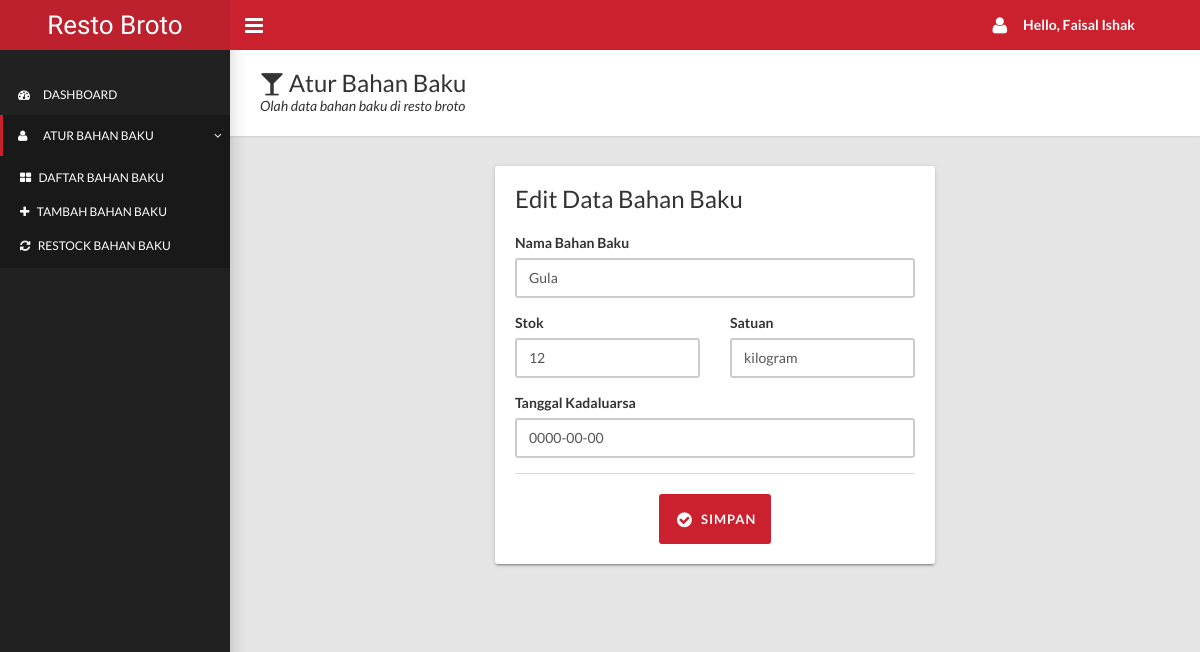
The page /pantry/bahan_edit.php?id=13 (signed in) on the database as committed earlier.
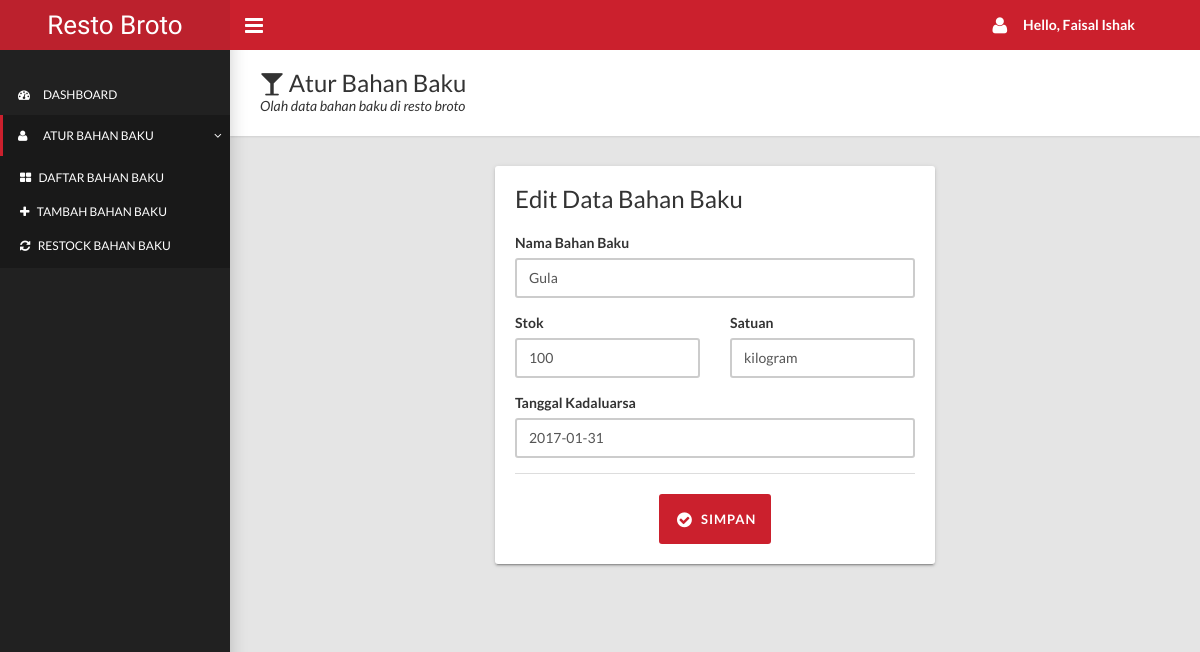
The same page on the database as committed later.
### tables this page shows
CREATE TABLE `bahanbaku` (
  `id_bahanbaku` int(11) NOT NULL,
  `nik` varchar(21) NOT NULL,
  `nama_bahanbaku` varchar(51) NOT NULL,
  `stok` float NOT NULL,
  `satuan` varchar(31) NOT NULL,
  `tgl_masuk` date NOT NULL,
  `tgl_kadaluarsa` date NOT NULL
);

### pantry/bahan_edit.php (the view, shortened to what this page needs)
<?php
  require_once "../proses/connection.php";
  if(isset($_GET['id'])) {
        $id_bahanbaku = $_GET['id'];
        $nama_bahanbaku = "";
        $stok = 0;
        $satuan = "";
        $tgl_kadaluarsa = "";
        $strQuery = "SELECT id_bahanbaku, nik, nama_bahanbaku, stok, satuan, tgl_kadaluarsa FROM bahanbaku WHERE id_bahanbaku = '$id_bahanbaku'";
        $query = mysqli_query($connection, $strQuery);
        if($query){
            $result = mysqli_fetch_array($query, MYSQLI_ASSOC);
            $nama_bahanbaku = $result['nama_bahanbaku'];
            $stok = $result['stok'];
            $satuan = $result['satuan'];
            $tgl_kadaluarsa = $result['tgl_kadaluarsa'];
        }
    }
?>
  <!DOCTYPE html>
  <html>
  <head>
    <link rel="stylesheet" type="text/css" href="../assets/css/style.css">
  </head>
  <body class="sidebar-mini fixed">
    <div class="wrapper">
      <header class="main-header hidden-print"><a href="#" class="logo">Resto Broto</a>
        <nav class="navbar navbar-static-top">
          <a href="#" data-toggle="offcanvas" class="sidebar-toggle"></a>
          <div class="navbar-custom-menu">
            <ul class="top-nav">
              <li class="dropdown">
                <a href="#" data-toggle="dropdown" role="button" aria-haspopup="true" aria-expanded="false" class="dropdown-toggle"><i class="fa fa-user fa-lg" style="margin-right: 16px;"></i><b>Hello, <?php echo $_SESSION['nama_pegawai'];?></b></a>
              </li>
            </ul>
          </div>
        </nav>
      </header>
      <aside class="main-sidebar hidden-print">
        <section class="sidebar">
          <ul class="sidebar-menu" style="padding-top: 24px;">
            <li><a href="index.php"><i class="fa fa-dashboard"></i><span>Dashboard</span></a></li>
            <li class="treeview active"><a href="#"><i class="fa fa-user"></i><span>Atur Bahan Baku</span><i class="fa fa-angle-right"></i></a>
              <ul class="treeview-menu">
                <li><a href="bahan_list.php"><i class="fa fa-th-large"></i> Daftar Bahan Baku</a></li>
                <li><a href="bahan_tambah.php"><i class="fa fa-plus"></i> Tambah Bahan Baku</a></li>
                <li><a href="bahan_tambah_restock.php"><i class="fa fa-refresh"></i> Restock Bahan Baku</a></li>
              </ul>
            </li>
          </ul>
        </section>
      </aside>
      <div class="content-wrapper">
        <div class="page-title">
          <div>
            <h1><i class="fa fa-glass"></i> Atur Bahan Baku</h1>
            <p>Olah data bahan baku di resto broto</p>
          </div>
        </div>
        <div class="row">
          <div class="col-md-3"></div>
          <div class="col-md-6">
            <div class="card">
              <h3 class="card-title">Edit Data Bahan Baku</h3>
              <div class="card-body">
                <form action="proses/bahan_edit_proses.php" method="POST">
                  <div class="form-group">
                    <label class="control-label">Nama Bahan Baku</label>
                    <input type="text" name="nama_bahanbaku" placeholder="Masukkan nama bahan baku" class="form-control" value="<?php echo $nama_bahanbaku;?>"
                      required>
                  </div>
                  <div class="row">
                    <div class="col-md-6">
                      <div class="form-group">
                        <label class="control-label">Stok</label>
                        <input type="number" name="stok" placeholder="Masukkan stok" class="form-control" value="<?php echo $stok;?>" required>
                      </div>
                    </div>
                    <div class="col-md-6">
                      <div class="form-group">
                        <label class="control-label">Satuan</label>
                        <input type="text" name="satuan" placeholder="Masukkan satuan (cth: gram)" class="form-control" value="<?php echo $satuan;?>"
                          required>
                      </div>
                    </div>
                  </div>
                  <div class="form-group">
                    <label class="control-label">Tanggal Kadaluarsa</label>
                    <input name="tgl_kadaluarsa" placeholder="Masukkan tanggal kadaluarsa" id="tgl_kadaluarsa" class="form-control" value="<?php echo $tgl_kadaluarsa;?>"
                      required>
                  </div>
                  <div class="card-footer" style="text-align: center;">
                    <button type="submit" class="btn btn-primary icon-btn input-lg"><i class="fa fa-fw fa-lg fa-check-circle"></i>Simpan</button>
                  </div>
                </form>
              </div>
            </div>
          </div>
        </div>
      </div>
    </div>
  </body>
  </html>

Rows that differ between the two databases and show on the page:
changed bahanbaku "Gula": stok "12" → "100"; tgl_kadaluarsa "0000-00-00" → "2017-01-31"
